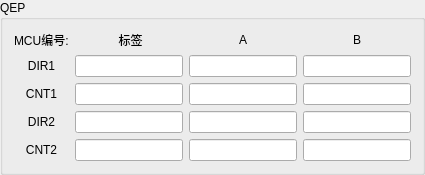
             <widget class="QGroupBox" name="groupBox_10">
              <property name="minimumSize">
               <size>
                <width>300</width>
                <height>0</height>
               </size>
              </property>
              <property name="styleSheet">
               <string notr="true"/>
              </property>
              <property name="title">
               <string>QEP</string>
              </property>
              <layout class="QGridLayout" name="gridLayout_14">
               <item row="1" column="3">
                <widget class="QLineEdit" name="BQEP_DIR1_lineEdit">
                 <property name="minimumSize">
                  <size>
                   <width>0</width>
                   <height>20</height>
                  </size>
                 </property>
                 <property name="readOnly">
                  <bool>true</bool>
                 </property>
                </widget>
               </item>
               <item row="2" column="3">
                <widget class="QLineEdit" name="BQEP_CNT1_lineEdit">
                 <property name="minimumSize">
                  <size>
                   <width>0</width>
                   <height>20</height>
                  </size>
                 </property>
                 <property name="readOnly">
                  <bool>true</bool>
                 </property>
                </widget>
               </item>
               <item row="1" column="2">
                <widget class="QLineEdit" name="AQEP_DIR1_lineEdit">
                 <property name="minimumSize">
                  <size>
                   <width>0</width>
                   <height>20</height>
                  </size>
                 </property>
                 <property name="readOnly">
                  <bool>true</bool>
                 </property>
                </widget>
               </item>
               <item row="0" column="0">
                <widget class="QLabel" name="label_40">
                 <property name="text">
                  <string>MCU编号:</string>
                 </property>
                 <property name="alignment">
                  <set>Qt::AlignLeading|Qt::AlignLeft|Qt::AlignVCenter</set>
                 </property>
                </widget>
               </item>
               <item row="2" column="2">
                <widget class="QLineEdit" name="AQEP_CNT1_lineEdit">
                 <property name="minimumSize">
                  <size>
                   <width>0</width>
                   <height>20</height>
                  </size>
                 </property>
                 <property name="readOnly">
                  <bool>true</bool>
                 </property>
                </widget>
               </item>
               <item row="4" column="0">
                <widget class="QLabel" name="label_56">
                 <property name="text">
                  <string>CNT2</string>
                 </property>
                 <property name="alignment">
                  <set>Qt::AlignCenter</set>
                 </property>
                </widget>
               </item>
               <item row="3" column="2">
                <widget class="QLineEdit" name="AQEP_DIR2_lineEdit">
                 <property name="minimumSize">
                  <size>
                   <width>0</width>
                   <height>20</height>
                  </size>
                 </property>
                 <property name="readOnly">
                  <bool>true</bool>
                 </property>
                </widget>
               </item>
               <item row="3" column="3">
                <widget class="QLineEdit" name="BQEP_DIR2_lineEdit">
                 <property name="minimumSize">
                  <size>
                   <width>0</width>
                   <height>20</height>
                  </size>
                 </property>
                 <property name="readOnly">
                  <bool>true</bool>
                 </property>
                </widget>
               </item>
               <item row="4" column="2">
                <widget class="QLineEdit" name="AQEP_CNT2_lineEdit">
                 <property name="minimumSize">
                  <size>
                   <width>0</width>
                   <height>20</height>
                  </size>
                 </property>
                 <property name="readOnly">
                  <bool>true</bool>
                 </property>
                </widget>
               </item>
               <item row="4" column="3">
                <widget class="QLineEdit" name="BQEP_CNT2_lineEdit">
                 <property name="minimumSize">
                  <size>
                   <width>0</width>
                   <height>20</height>
                  </size>
                 </property>
                 <property name="readOnly">
                  <bool>true</bool>
                 </property>
                </widget>
               </item>
               <item row="3" column="0">
                <widget class="QLabel" name="label_55">
                 <property name="text">
                  <string>DIR2</string>
                 </property>
                 <property name="alignment">
                  <set>Qt::AlignCenter</set>
                 </property>
                </widget>
               </item>
               <item row="0" column="2">
                <widget class="QLabel" name="label_41">
                 <property name="text">
                  <string>A</string>
                 </property>
                 <property name="alignment">
                  <set>Qt::AlignCenter</set>
                 </property>
                </widget>
               </item>
               <item row="2" column="0">
                <widget class="QLabel" name="label_38">
                 <property name="text">
                  <string>CNT1</string>
                 </property>
                 <property name="alignment">
                  <set>Qt::AlignCenter</set>
                 </property>
                </widget>
               </item>
               <item row="0" column="3">
                <widget class="QLabel" name="label_39">
                 <property name="text">
                  <string>B</string>
                 </property>
                 <property name="alignment">
                  <set>Qt::AlignCenter</set>
                 </property>
                </widget>
               </item>
               <item row="1" column="0">
                <widget class="QLabel" name="label_37">
                 <property name="text">
                  <string>DIR1</string>
                 </property>
                 <property name="alignment">
                  <set>Qt::AlignCenter</set>
                 </property>
                </widget>
               </item>
               <item row="0" column="1">
                <widget class="QLabel" name="label_49">
                 <property name="maximumSize">
                  <size>
                   <width>16777215</width>
                   <height>50</height>
                  </size>
                 </property>
                 <property name="text">
                  <string> 标签</string>
                 </property>
                 <property name="alignment">
                  <set>Qt::AlignCenter</set>
                 </property>
                </widget>
               </item>
               <item row="1" column="1">
                <widget class="QLineEdit" name="qep_dir1_label_lineEdit">
                 <property name="minimumSize">
                  <size>
                   <width>0</width>
                   <height>20</height>
                  </size>
                 </property>
                 <property name="maxLength">
                  <number>30</number>
                 </property>
                </widget>
               </item>
               <item row="2" column="1">
                <widget class="QLineEdit" name="qep_cnt1_label_lineEdit">
                 <property name="minimumSize">
                  <size>
                   <width>0</width>
                   <height>20</height>
                  </size>
                 </property>
                 <property name="maxLength">
                  <number>30</number>
                 </property>
                </widget>
               </item>
               <item row="3" column="1">
                <widget class="QLineEdit" name="qep_dir2_label_lineEdit">
                 <property name="minimumSize">
                  <size>
                   <width>0</width>
                   <height>20</height>
                  </size>
                 </property>
                 <property name="maxLength">
                  <number>30</number>
                 </property>
                </widget>
               </item>
               <item row="4" column="1">
                <widget class="QLineEdit" name="qep_cnt2_label_lineEdit">
                 <property name="minimumSize">
                  <size>
                   <width>0</width>
                   <height>20</height>
                  </size>
                 </property>
                 <property name="maxLength">
                  <number>30</number>
                 </property>
                </widget>
               </item>
              </layout>
             </widget>
